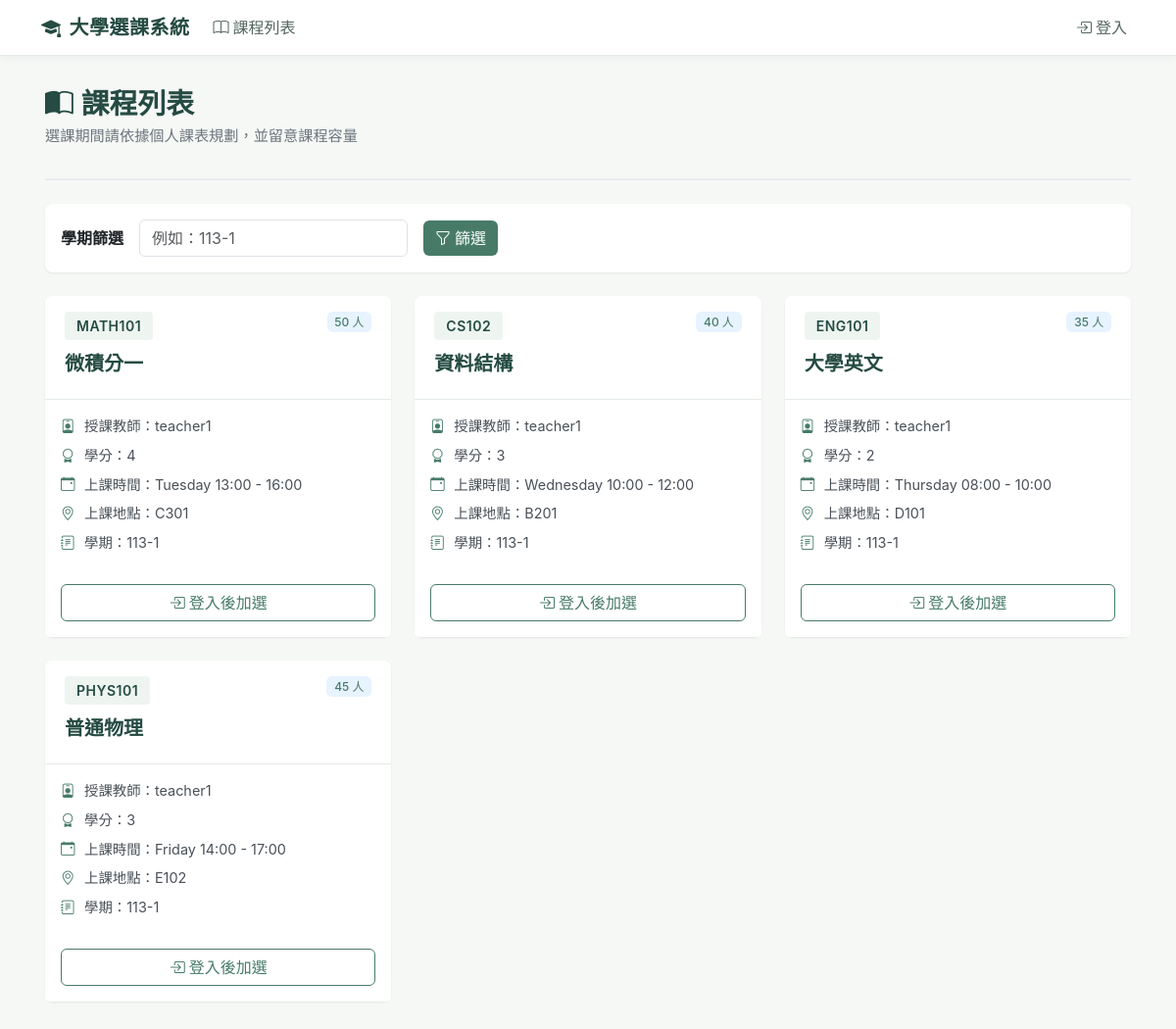
The page / on the database its author committed.
### courses/models.py (models this page shows, shortened)
class CourseOffering(models.Model):
    DAYS_OF_WEEK = [
        (0, 'Monday'),
        (1, 'Tuesday'),
        (2, 'Wednesday'),
        (3, 'Thursday'),
        (4, 'Friday'),
        (5, 'Saturday'),
        (6, 'Sunday'),
    ]
    course = models.ForeignKey(Course, on_delete=models.CASCADE, related_name='offerings')
    semester = models.CharField(max_length=20)
    day_of_week = models.IntegerField(choices=DAYS_OF_WEEK)
    start_time = models.TimeField()
    end_time = models.TimeField()
    room = models.CharField(max_length=50, blank=True)
    capacity = models.PositiveIntegerField(null=True, blank=True, help_text='Override course capacity')
    class Meta:
        ordering = ['semester', 'day_of_week', 'start_time']
        unique_together = [['course', 'semester', 'day_of_week', 'start_time']]
    @property
    def effective_capacity(self):
        return self.capacity if self.capacity is not None else self.course.capacity

class Course(models.Model):
    code = models.CharField(max_length=20, unique=True)
    name = models.CharField(max_length=100)
    teacher = models.ForeignKey(
        settings.AUTH_USER_MODEL,
        on_delete=models.SET_NULL,
        null=True,
        blank=True,
        limit_choices_to={'role': 'teacher'},
        related_name='courses_teaching',
    )
    credits = models.PositiveIntegerField(default=0)
    capacity = models.PositiveIntegerField(default=30)
    description = models.TextField(blank=True)
    class Meta:
        ordering = ['code']

### accounts/models.py (models this page shows)
class User(AbstractUser):
    role = models.CharField(
        max_length=10,
        choices=[('student', 'Student'), ('teacher', 'Teacher'), ('admin', 'Admin')],
        default='student',
    )
    class Meta:
        verbose_name = 'User'
        verbose_name_plural = 'Users'

### courses/views.py (the view)
# urls.py: path('', views.offering_list, name='offering_list'),
def offering_list(request):
    semester = request.GET.get('semester')
    offerings = CourseOffering.objects.select_related('course', 'course__teacher')
    if semester:
        offerings = offerings.filter(semester=semester)
    return render(request, 'courses/offering_list.html', {'offerings': offerings, 'semester': semester})

### templates/courses/offering_list.html (shortened to what this page needs)
{% extends 'base.html' %}
{% block content %}
<div class="page-header">
    <h1><i class="bi bi-book-half me-2"></i>課程列表</h1>
    <p class="subtitle">選課期間請依據個人課表規劃，並留意課程容量</p>
</div>
<div class="card mb-4">
    <div class="card-body">
        <form method="get" class="row g-3 align-items-center">
            <div class="col-auto">
                <label for="semester" class="col-form-label fw-semibold">學期篩選</label>
            </div>
            <div class="col-auto">
                <input type="text" id="semester" name="semester" class="form-control" placeholder="例如：113-1" value="{{ semester|default:'' }}">
            </div>
            <div class="col-auto">
                <button type="submit" class="btn btn-primary">
                    <i class="bi bi-funnel me-1"></i>篩選
                </button>
            </div>
        </form>
    </div>
</div>
<div class="row row-cols-1 row-cols-md-2 row-cols-lg-3 g-4">
    {% for offering in offerings %}
    <div class="col">
        <div class="card">
            <div class="card-header d-flex justify-content-between align-items-start">
                <div>
                    <span class="course-code">{{ offering.course.code }}</span>
                    <h5 class="course-title">{{ offering.course.name }}</h5>
                </div>
                <span class="badge badge-capacity">{{ offering.effective_capacity }} 人</span>
            </div>
            <div class="card-body">
                <div class="info-item">
                    <i class="bi bi-person-badge"></i>
                    <span>授課教師：{{ offering.course.teacher.get_full_name|default:offering.course.teacher.username|default:'未指定' }}</span>
                </div>
                <div class="info-item">
                    <i class="bi bi-award"></i>
                    <span>學分：{{ offering.course.credits }}</span>
                </div>
                <div class="info-item">
                    <i class="bi bi-calendar-event"></i>
                    <span>上課時間：{{ offering.get_day_of_week_display }} {{ offering.start_time|time:"H:i" }} - {{ offering.end_time|time:"H:i" }}</span>
                </div>
                <div class="info-item">
                    <i class="bi bi-geo-alt"></i>
                    <span>上課地點：{{ offering.room|default:'待安排' }}</span>
                </div>
                <div class="info-item">
                    <i class="bi bi-journal-text"></i>
                    <span>學期：{{ offering.semester }}</span>
                </div>
            </div>
            <div class="card-footer bg-white border-top-0 pb-3">
                {% if user.is_authenticated and user.role == 'student' %}
                    <a href="{% url 'enroll' offering.id %}" class="btn btn-primary w-100">
                        <i class="bi bi-plus-circle me-1"></i>加選此課程
                    </a>
                {% elif not user.is_authenticated %}
                    <a href="{% url 'login' %}" class="btn btn-outline-primary w-100">
                        <i class="bi bi-box-arrow-in-right me-1"></i>登入後加選
                    </a>
                {% else %}
                    <button class="btn btn-secondary w-100" disabled>僅學生可加選</button>
                {% endif %}
            </div>
        </div>
    </div>
    {% endfor %}
</div>
{% endblock %}

### templates/base.html (style rules this page uses)
:root { --uni-primary: #254b42; --uni-accent: #477b68; --uni-light: #eef5f1; }
body { background-color: #f6f8f6; font-family: -apple-system, BlinkMacSystemFont, "Segoe UI", "Noto Sans TC", Roboto, "Helvetica Neue", Arial, sans-serif; }
.page-header { margin-bottom: 1.5rem; padding-bottom: 1rem; border-bottom: 2px solid #e9ecef; }
.page-header h1 { color: var(--uni-primary); font-size: 1.8rem; font-weight: 600; margin-bottom: 0.25rem; }
.page-header .subtitle { color: #6c757d; font-size: 0.95rem; }
.card { border: none; border-radius: 8px; box-shadow: 0 1px 3px rgba(0, 0, 0, 0.05), 0 1px 2px rgba(0, 0, 0, 0.03); transition: box-shadow 0.2s ease-in-out, transform 0.2s ease-in-out; height: 100%; }
.card-header { background: #ffffff; border-bottom: 1px solid #e4ebe6; padding: 1rem 1.25rem; border-radius: 8px 8px 0 0 !important; }
.course-code { display: inline-block; background: var(--uni-light); color: var(--uni-primary); padding: 0.25rem 0.75rem; border-radius: 4px; font-weight: 600; font-size: 0.875rem; letter-spacing: 0.5px; }
.course-title { color: var(--uni-primary); font-size: 1.25rem; font-weight: 600; margin: 0.75rem 0 0.5rem 0; }
.info-item { display: flex; align-items: center; gap: 0.5rem; color: #495057; font-size: 0.9rem; margin-bottom: 0.5rem; }
.info-item i { color: var(--uni-accent); width: 16px; }
.badge-capacity { background-color: #e7f3ff; color: var(--uni-accent); font-weight: 500; }
.btn-primary { background-color: var(--uni-accent); border: none; font-weight: 500; }
.btn-outline-primary { color: var(--uni-accent); border-color: var(--uni-accent); }

### rows shown on the page
CourseOffering: course.code "MATH101", course.name "微積分一", effective_capacity "50", course.teacher.get_full_name "teacher1", course.credits "4", day_of_week "Tuesday", start_time "13:00", end_time "16:00", room "C301", semester "113-1"
CourseOffering: course.code "CS102", course.name "資料結構", effective_capacity "40", course.teacher.get_full_name "teacher1", course.credits "3", day_of_week "Wednesday", start_time "10:00", end_time "12:00", room "B201", semester "113-1"
CourseOffering: course.code "ENG101", course.name "大學英文", effective_capacity "35", course.teacher.get_full_name "teacher1", course.credits "2", day_of_week "Thursday", start_time "08:00", end_time "10:00", room "D101", semester "113-1"
CourseOffering: course.code "PHYS101", course.name "普通物理", effective_capacity "45", course.teacher.get_full_name "teacher1", course.credits "3", day_of_week "Friday", start_time "14:00", end_time "17:00", room "E102", semester "113-1"
